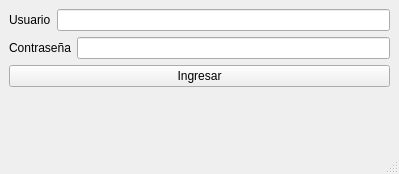
<?xml version="1.0" encoding="UTF-8"?>
<ui version="4.0">
 <class>Login</class>
 <widget class="QMainWindow" name="Login">
  <property name="geometry">
   <rect>
    <x>0</x>
    <y>0</y>
    <width>399</width>
    <height>174</height>
   </rect>
  </property>
  <property name="windowTitle">
   <string>MainWindow</string>
  </property>
  <widget class="QWidget" name="centralwidget">
   <layout class="QVBoxLayout" name="verticalLayout_3">
    <item>
     <layout class="QVBoxLayout" name="verticalLayout_2">
      <item>
       <layout class="QVBoxLayout" name="verticalLayout">
        <item>
         <layout class="QGridLayout" name="gridLayout_2">
          <item row="0" column="0">
           <widget class="QLabel" name="label">
            <property name="lineWidth">
             <number>20</number>
            </property>
            <property name="text">
             <string>Usuario</string>
            </property>
           </widget>
          </item>
          <item row="0" column="1">
           <widget class="QLineEdit" name="txt_usuario"/>
          </item>
         </layout>
        </item>
        <item>
         <layout class="QGridLayout" name="gridLayout_3">
          <item row="0" column="0">
           <widget class="QLabel" name="label_2">
            <property name="text">
             <string>Contraseña</string>
            </property>
           </widget>
          </item>
          <item row="0" column="1">
           <widget class="QLineEdit" name="txt_password">
            <property name="echoMode">
             <enum>QLineEdit::Password</enum>
            </property>
           </widget>
          </item>
         </layout>
        </item>
       </layout>
      </item>
      <item>
       <widget class="QPushButton" name="btn_ingresar">
        <property name="text">
         <string>Ingresar</string>
        </property>
       </widget>
      </item>
     </layout>
    </item>
    <item>
     <spacer name="verticalSpacer">
      <property name="orientation">
       <enum>Qt::Vertical</enum>
      </property>
      <property name="sizeHint" stdset="0">
       <size>
        <width>20</width>
        <height>40</height>
       </size>
      </property>
     </spacer>
    </item>
   </layout>
  </widget>
  <widget class="QStatusBar" name="statusbar"/>
 </widget>
 <resources/>
 <connections/>
</ui>
